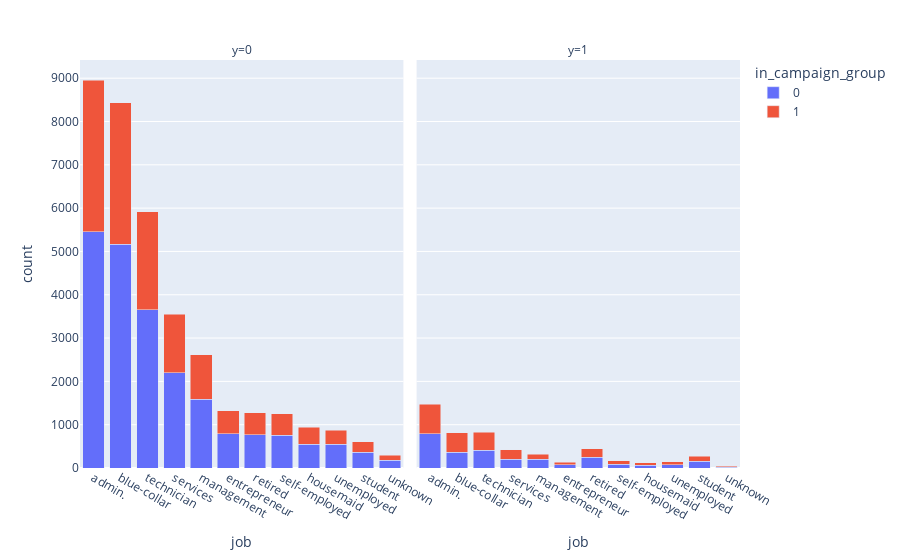
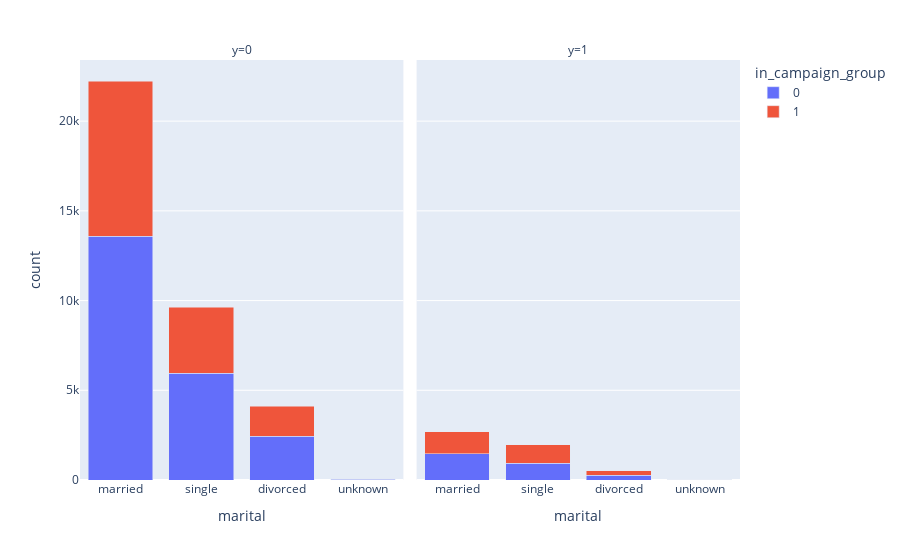
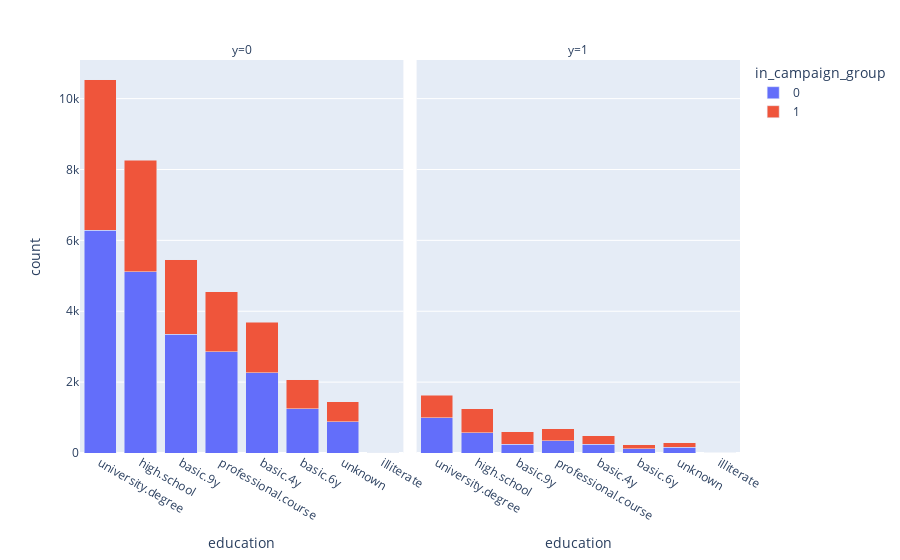

The notebook cell these images were saved under, in order:
### Code cell
plot_categorical(data, "job")
plot_categorical(data, "marital")
plot_categorical(data, "education")

### Figure 1 — Plotly figure (JSON) as saved in the notebook; plotly's stock layout.template omitted (floating-point values rounded to 4 significant figures)
{"data": [{"alignmentgroup": "True", "hovertemplate": "in_campaign_group=0<br>y=0<br>job=%{x}<br>count=%{y}<extra></extra>", "legendgroup": "0", "marker": {"color": "#636efa", "pattern": {"shape": ""}}, "name": "0", "offsetgroup": "0", "orientation": "v", "showlegend": true, "textposition": "auto", "type": "bar", "x": ["admin.", "blue-collar", "technician", "services", "management", "entrepreneur", "retired", "self-employed", "housemaid", "unemployed", "student", "unknown"], "xaxis": "x", "y": [5457, 5170, 3652, 2195, 1591, 796, 767, 760, 554, 545, 359, 182], "yaxis": "y"}, {"alignmentgroup": "True", "hovertemplate": "in_campaign_group=0<br>y=1<br>job=%{x}<br>count=%{y}<extra></extra>", "legendgroup": "0", "marker": {"color": "#636efa", "pattern": {"shape": ""}}, "name": "0", "offsetgroup": "0", "orientation": "v", "showlegend": false, "textposition": "auto", "type": "bar", "x": ["admin.", "technician", "blue-collar", "retired", "services", "management", "student", "self-employed", "entrepreneur", "unemployed", "housemaid", "unknown"], "xaxis": "x2", "y": [786, 410, 361, 249, 198, 198, 161, 92, 75, 70, 61, 23], "yaxis": "y2"}, {"alignmentgroup": "True", "hovertemplate": "in_campaign_group=1<br>y=0<br>job=%{x}<br>count=%{y}<extra></extra>", "legendgroup": "1", "marker": {"color": "#EF553B", "pattern": {"shape": ""}}, "name": "1", "offsetgroup": "1", "orientation": "v", "showlegend": true, "textposition": "auto", "type": "bar", "x": ["admin.", "blue-collar", "technician", "services", "management", "entrepreneur", "retired", "self-employed", "housemaid", "unemployed", "student", "unknown"], "xaxis": "x", "y": [3492, 3267, 2263, 1350, 1019, 522, 511, 495, 390, 325, 250, 108], "yaxis": "y"}, {"alignmentgroup": "True", "hovertemplate": "in_campaign_group=1<br>y=1<br>job=%{x}<br>count=%{y}<extra></extra>", "legendgroup": "1", "marker": {"color": "#EF553B", "pattern": {"shape": ""}}, "name": "1", "offsetgroup": "1", "orientation": "v", "showlegend": false, "textposition": "auto", "type": "bar", "x": ["admin.", "blue-collar", "technician", "services", "retired", "management", "student", "unemployed", "self-employed", "entrepreneur", "housemaid", "unknown"], "xaxis": "x2", "y": [687, 456, 418, 226, 193, 116, 105, 74, 74, 63, 55, 17], "yaxis": "y2"}], "layout": {"annotations": [{"font": {}, "showarrow": false, "text": "y=0", "x": 0.245, "xanchor": "center", "xref": "paper", "y": 1, "yanchor": "bottom", "yref": "paper"}, {"font": {}, "showarrow": false, "text": "y=1", "x": 0.755, "xanchor": "center", "xref": "paper", "y": 1, "yanchor": "bottom", "yref": "paper"}], "barmode": "stack", "legend": {"title": {"text": "in_campaign_group"}, "tracegroupgap": 0}, "margin": {"t": 60}, "xaxis": {"anchor": "y", "domain": [0, 0.49], "title": {"text": "job"}}, "xaxis2": {"anchor": "y2", "domain": [0.51, 1], "matches": "x", "title": {"text": "job"}}, "yaxis": {"anchor": "x", "domain": [0, 1], "title": {"text": "count"}}, "yaxis2": {"anchor": "x2", "domain": [0, 1], "matches": "y", "showticklabels": false}}}

### Figure 2 — Plotly figure (JSON) as saved in the notebook; plotly's stock layout.template omitted (floating-point values rounded to 4 significant figures)
{"data": [{"alignmentgroup": "True", "hovertemplate": "in_campaign_group=0<br>y=0<br>marital=%{x}<br>count=%{y}<extra></extra>", "legendgroup": "0", "marker": {"color": "#636efa", "pattern": {"shape": ""}}, "name": "0", "offsetgroup": "0", "orientation": "v", "showlegend": true, "textposition": "auto", "type": "bar", "x": ["married", "single", "divorced", "unknown"], "xaxis": "x", "y": [13582, 5960, 2445, 41], "yaxis": "y"}, {"alignmentgroup": "True", "hovertemplate": "in_campaign_group=0<br>y=1<br>marital=%{x}<br>count=%{y}<extra></extra>", "legendgroup": "0", "marker": {"color": "#636efa", "pattern": {"shape": ""}}, "name": "0", "offsetgroup": "0", "orientation": "v", "showlegend": false, "textposition": "auto", "type": "bar", "x": ["married", "single", "divorced", "unknown"], "xaxis": "x2", "y": [1465, 939, 272, 8], "yaxis": "y2"}, {"alignmentgroup": "True", "hovertemplate": "in_campaign_group=1<br>y=0<br>marital=%{x}<br>count=%{y}<extra></extra>", "legendgroup": "1", "marker": {"color": "#EF553B", "pattern": {"shape": ""}}, "name": "1", "offsetgroup": "1", "orientation": "v", "showlegend": true, "textposition": "auto", "type": "bar", "x": ["married", "single", "divorced", "unknown"], "xaxis": "x", "y": [8655, 3656, 1652, 29], "yaxis": "y"}, {"alignmentgroup": "True", "hovertemplate": "in_campaign_group=1<br>y=1<br>marital=%{x}<br>count=%{y}<extra></extra>", "legendgroup": "1", "marker": {"color": "#EF553B", "pattern": {"shape": ""}}, "name": "1", "offsetgroup": "1", "orientation": "v", "showlegend": false, "textposition": "auto", "type": "bar", "x": ["married", "single", "divorced", "unknown"], "xaxis": "x2", "y": [1226, 1013, 243, 2], "yaxis": "y2"}], "layout": {"annotations": [{"font": {}, "showarrow": false, "text": "y=0", "x": 0.245, "xanchor": "center", "xref": "paper", "y": 1, "yanchor": "bottom", "yref": "paper"}, {"font": {}, "showarrow": false, "text": "y=1", "x": 0.755, "xanchor": "center", "xref": "paper", "y": 1, "yanchor": "bottom", "yref": "paper"}], "barmode": "stack", "legend": {"title": {"text": "in_campaign_group"}, "tracegroupgap": 0}, "margin": {"t": 60}, "xaxis": {"anchor": "y", "domain": [0, 0.49], "title": {"text": "marital"}}, "xaxis2": {"anchor": "y2", "domain": [0.51, 1], "matches": "x", "title": {"text": "marital"}}, "yaxis": {"anchor": "x", "domain": [0, 1], "title": {"text": "count"}}, "yaxis2": {"anchor": "x2", "domain": [0, 1], "matches": "y", "showticklabels": false}}}

### Figure 3 — Plotly figure (JSON) as saved in the notebook; plotly's stock layout.template omitted (floating-point values rounded to 4 significant figures)
{"data": [{"alignmentgroup": "True", "hovertemplate": "in_campaign_group=0<br>y=0<br>education=%{x}<br>count=%{y}<extra></extra>", "legendgroup": "0", "marker": {"color": "#636efa", "pattern": {"shape": ""}}, "name": "0", "offsetgroup": "0", "orientation": "v", "showlegend": true, "textposition": "auto", "type": "bar", "x": ["university.degree", "high.school", "basic.9y", "professional.course", "basic.4y", "basic.6y", "unknown", "illiterate"], "xaxis": "x", "y": [6289, 5117, 3353, 2856, 2268, 1249, 887, 9], "yaxis": "y"}, {"alignmentgroup": "True", "hovertemplate": "in_campaign_group=0<br>y=1<br>education=%{x}<br>count=%{y}<extra></extra>", "legendgroup": "0", "marker": {"color": "#636efa", "pattern": {"shape": ""}}, "name": "0", "offsetgroup": "0", "orientation": "v", "showlegend": false, "textposition": "auto", "type": "bar", "x": ["university.degree", "high.school", "professional.course", "basic.9y", "basic.4y", "unknown", "basic.6y"], "xaxis": "x2", "y": [989, 577, 344, 254, 250, 156, 114], "yaxis": "y2"}, {"alignmentgroup": "True", "hovertemplate": "in_campaign_group=1<br>y=0<br>education=%{x}<br>count=%{y}<extra></extra>", "legendgroup": "1", "marker": {"color": "#EF553B", "pattern": {"shape": ""}}, "name": "1", "offsetgroup": "1", "orientation": "v", "showlegend": true, "textposition": "auto", "type": "bar", "x": ["university.degree", "high.school", "basic.9y", "professional.course", "basic.4y", "basic.6y", "unknown", "illiterate"], "xaxis": "x", "y": [4246, 3149, 2098, 1699, 1420, 815, 561, 4], "yaxis": "y"}, {"alignmentgroup": "True", "hovertemplate": "in_campaign_group=1<br>y=1<br>education=%{x}<br>count=%{y}<extra></extra>", "legendgroup": "1", "marker": {"color": "#EF553B", "pattern": {"shape": ""}}, "name": "1", "offsetgroup": "1", "orientation": "v", "showlegend": false, "textposition": "auto", "type": "bar", "x": ["high.school", "university.degree", "professional.course", "basic.9y", "basic.4y", "unknown", "basic.6y", "illiterate"], "xaxis": "x2", "y": [672, 644, 344, 340, 238, 127, 114, 5], "yaxis": "y2"}], "layout": {"annotations": [{"font": {}, "showarrow": false, "text": "y=0", "x": 0.245, "xanchor": "center", "xref": "paper", "y": 1, "yanchor": "bottom", "yref": "paper"}, {"font": {}, "showarrow": false, "text": "y=1", "x": 0.755, "xanchor": "center", "xref": "paper", "y": 1, "yanchor": "bottom", "yref": "paper"}], "barmode": "stack", "legend": {"title": {"text": "in_campaign_group"}, "tracegroupgap": 0}, "margin": {"t": 60}, "xaxis": {"anchor": "y", "domain": [0, 0.49], "title": {"text": "education"}}, "xaxis2": {"anchor": "y2", "domain": [0.51, 1], "matches": "x", "title": {"text": "education"}}, "yaxis": {"anchor": "x", "domain": [0, 1], "title": {"text": "count"}}, "yaxis2": {"anchor": "x2", "domain": [0, 1], "matches": "y", "showticklabels": false}}}
